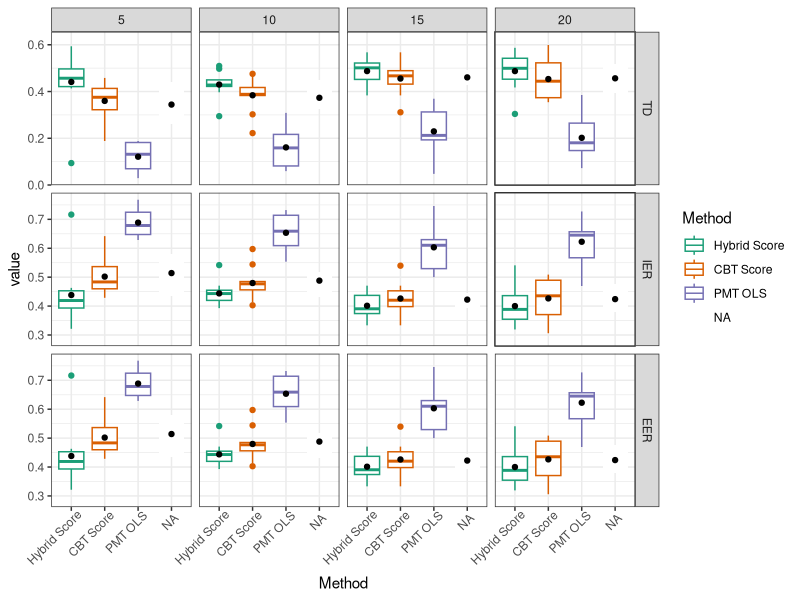
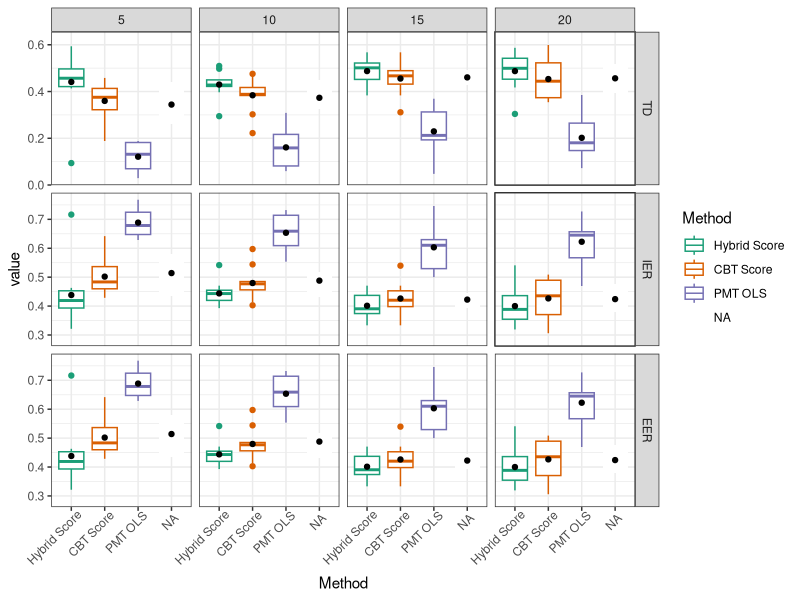

Here is the R script that generated these plots, in order:
library(dplyr)
library(ggplot2)
library(reshape2)
all_results <- read.csv("Hillebrecht Analysis/all_results.csv")

all_coef <- read.csv("Hillebrecht Analysis/all_coef.csv")

all_results %>%  mutate(IER = 1-Precision,
                        EER = 1-Sensitivity) %>%
  melt(id.var = c("Method", "CBT_ncomm")) %>%
  mutate(Method = factor(Method, levels = c("Hybrid Score","CBT Score", "CBT Probit", "PMT OLS"),
                         labels = c("Hybrid Score","CBT Score", "CBT Probit", "PMT OLS"))) %>%
  group_by(Method, CBT_ncomm, variable) %>%
  mutate(mean = median(value ))%>%ungroup%>%
  subset(variable %in% c("TD", "IER", "EER")  )%>%#& !Method %in% c("CBT Probit", "PMT OLS")
  ggplot() + 
  geom_boxplot(aes(x = Method, y = value, colour = Method, group = interaction(CBT_ncomm, Method))) + 
  stat_summary(aes(x = Method, y = value, colour = Method, group = interaction(CBT_ncomm, Method)),
               fun=mean, geom="point", color="black")+
  facet_grid(variable~CBT_ncomm, scales = "free")+ theme_bw() +
  theme(axis.text.x = element_text(angle = 45, hjust = .9))  +
  scale_colour_brewer(type = "qual", palette = "Dark2")
ggsave("Hillebrecht Analysis/all_results.pdf")
